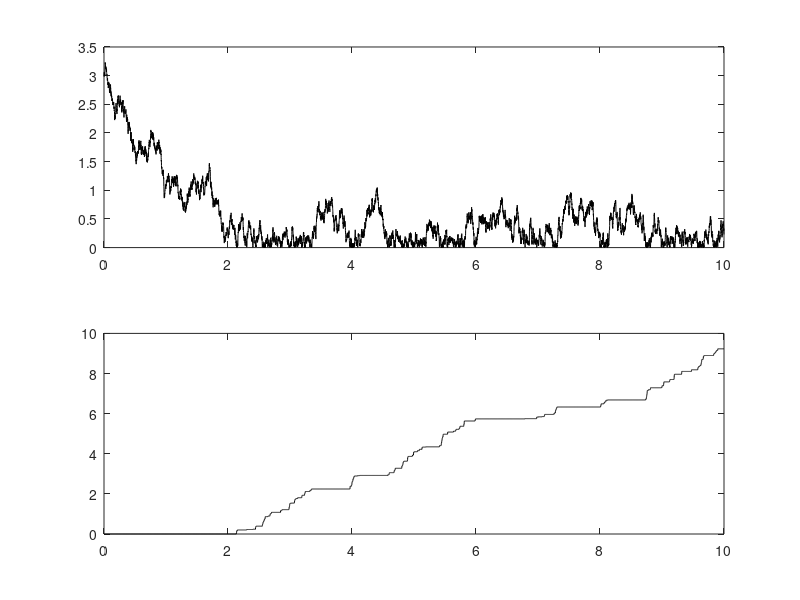

Source code (MATLAB):
%rbm.m
n=10^4; h=10^(-3); t=h.*(0:n); mu=-1; 
X=zeros(1,n+1); M= X; B=X; 
B(1) =3; X(1) = 3;
for k= 2:n+1
  Y= sqrt(h)*randn; U=rand(1); 
  B(k) = B(k-1) + mu*h - Y;
  M=(Y + sqrt(Y^2-2*h*log(U)))/2; 
  X(k)=max(M-Y, X(k-1)+h*mu-Y);
end
subplot(2,1,1)
plot(t,X,'k-');
subplot(2,1,2)
plot(t,X-B,'k-');
